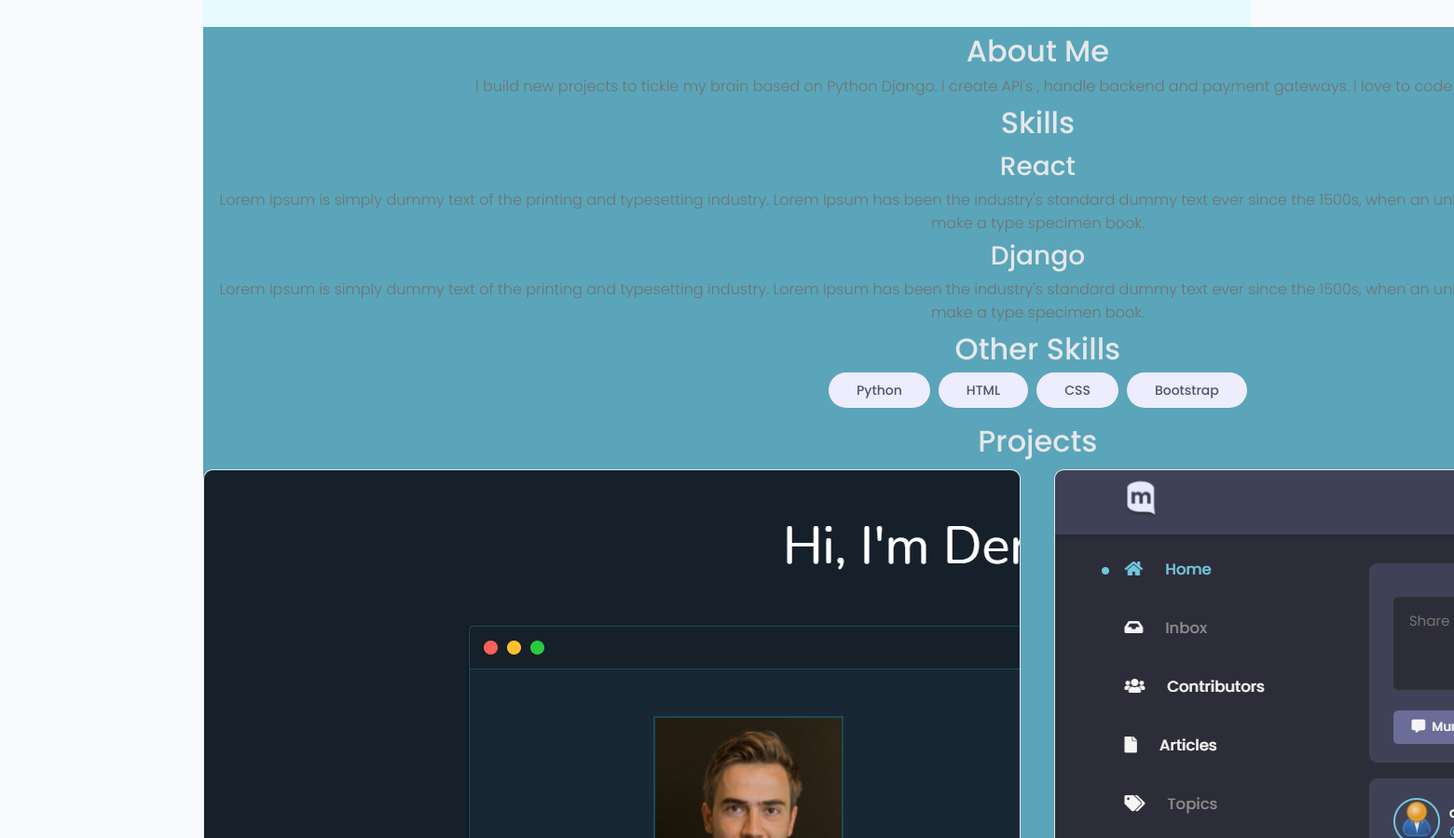
The page /profiles/1a269b06-ed5e-4eae-b640-7454bad16174/ (middle part) on the database as committed earlier.
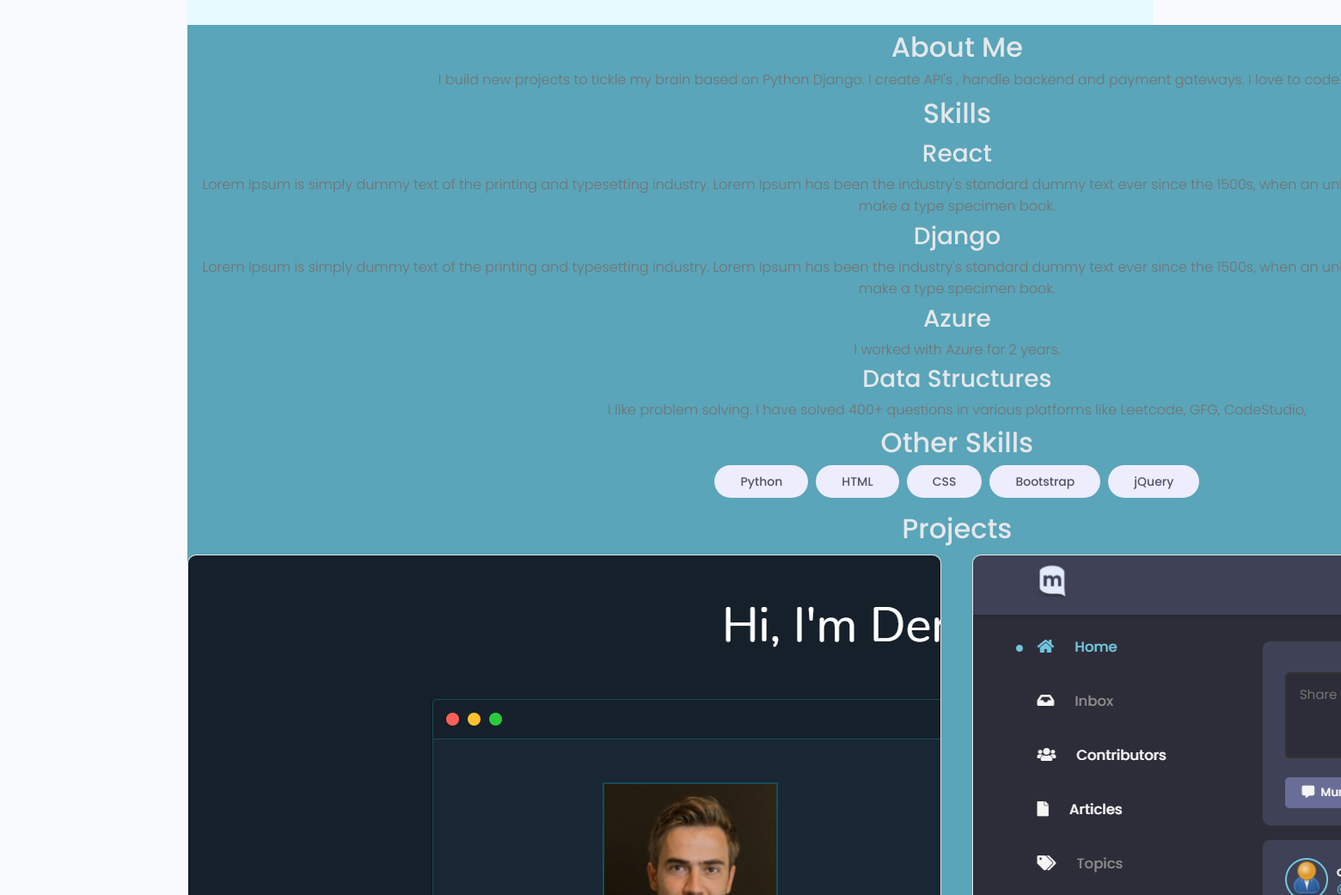
The same page on the database as committed later.
### users/models.py (models this page shows, shortened)
class Skill(models.Model):
    owner=models.ForeignKey(Profile, null=True, blank=True, on_delete=models.CASCADE)
    name=models.CharField(max_length=200, null=True,blank=True)
    description=models.TextField(null=True, blank=True)
    created=models.DateTimeField(auto_now_add=True)
    id=models.UUIDField(default=uuid.uuid4, unique=True, primary_key=True, editable=False)

### projects/models.py (models this page shows, shortened)
class Project(models.Model):
    owner=models.ForeignKey(Profile, null=True, blank=True, on_delete=models.SET_NULL)
    title=models.CharField(max_length=200)
    description=models.TextField(null=True, blank=True)
    featured_image=models.ImageField(null=True, blank=True, default="default.jpg")
    demo_link=models.CharField(max_length=2000, null=True, blank=True)
    source_link=models.CharField(max_length=2000, null=True, blank=True)
    tags=models.ManyToManyField('Tag', blank=True)
    vote_total=models.IntegerField(default=0, null=True, blank=True)
    vote_ratio=models.IntegerField(default=0, null=True, blank=True)
    created=models.DateTimeField(auto_now_add=True)
    id=models.UUIDField(default=uuid.uuid4, unique=True, primary_key=True, editable=False)
    class Meta:
        ordering=['created']

### users/views.py (the view)
# urls.py: path('profiles/<str:pk>/', views.userProfile, name='user-profile'),
def userProfile(request, pk):
    profile=Profile.objects.get(id=pk)
    topSkills=profile.skill_set.exclude(description__exact="")
    otherSkills=profile.skill_set.filter(description="")
    context={'profile':profile, 'topSkills':topSkills, 'otherSkills':otherSkills}
    return render(request, 'users/user-profile.html', context)

### projects/models.py (called while the page is built)
    def __str__(self):
        return self.name

### users/templates/users/user-profile.html (shortened to what this page needs)
{% extends 'main.html' %}
{% block content %}
  <main class="profile my-md">
    <div class="container">
      <div class="layout">
        <div class="column column--2of3">
          <div class="devInfo">
            <h3 class="devInfo__title">About Me</h3>
            <p class="devInfo__about">
              {{profile.bio}}
            </p>
          </div>
          <div class="devInfo">
            <h3 class="devInfo__title">Skills</h3>
            <div class="devInfo__skills">
              {% for skill in topSkills %}
              <div class="devSkill">
                <h4 class="devSkill__title">{{skill.name}}</h4>
                <p class="devSkill__info">{{skill.description}}</p>
              </div>
              {% endfor %}
              <h3 class="devInfo__subtitle">Other Skills</h3>
              <div class="devInfo__otherSkills">
                {% for skill in otherSkills %}
                <span class="tag tag--pill tag--sub tag--lg">
                  <small>{{skill.name}}</small>
                </span>
                {% endfor %}
              </div>
            </div>
          </div>
          <div class="devInfo">
            <h3 class="devInfo__title">Projects</h3>
            <div class="grid grid--two">
              {% for project in profile.project_set.all %}
              <div class="column">
                <div class="card project">
                  <a href="{% url 'project' project.id %}" class="project">
                    <img class="project__thumbnail" src="{{project.featured_image.url}}" alt="project thumbnail" />
                  </a>
                </div>
              </div>
              {% endfor %}
            </div>
          </div>
        </div>
      </div>
    </div>
  </main>
{% endblock %}

Rows that differ between the two databases and show on the page:
added Skill: name "Azure", description "I worked with Azure for 2 years.", shown under "Skills"
added Skill: name "Data Structures", description "I like problem solving. I have solved 400+ questions in various platforms like Leetcode, GFG, CodeStudio,", shown under "Skills"
added Skill: name "jQuery", shown under "Other Skills"
